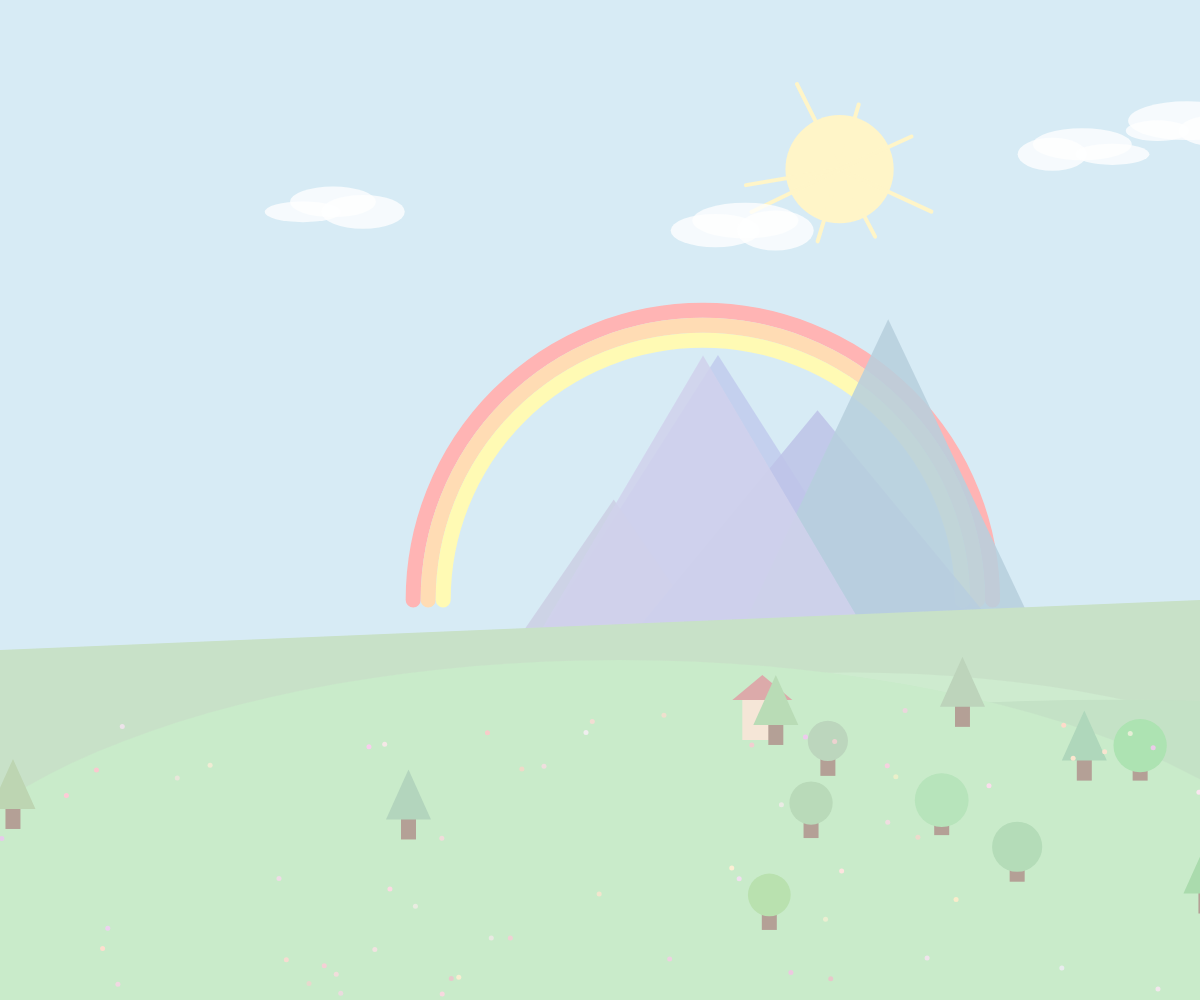
Frame 1 (no input)
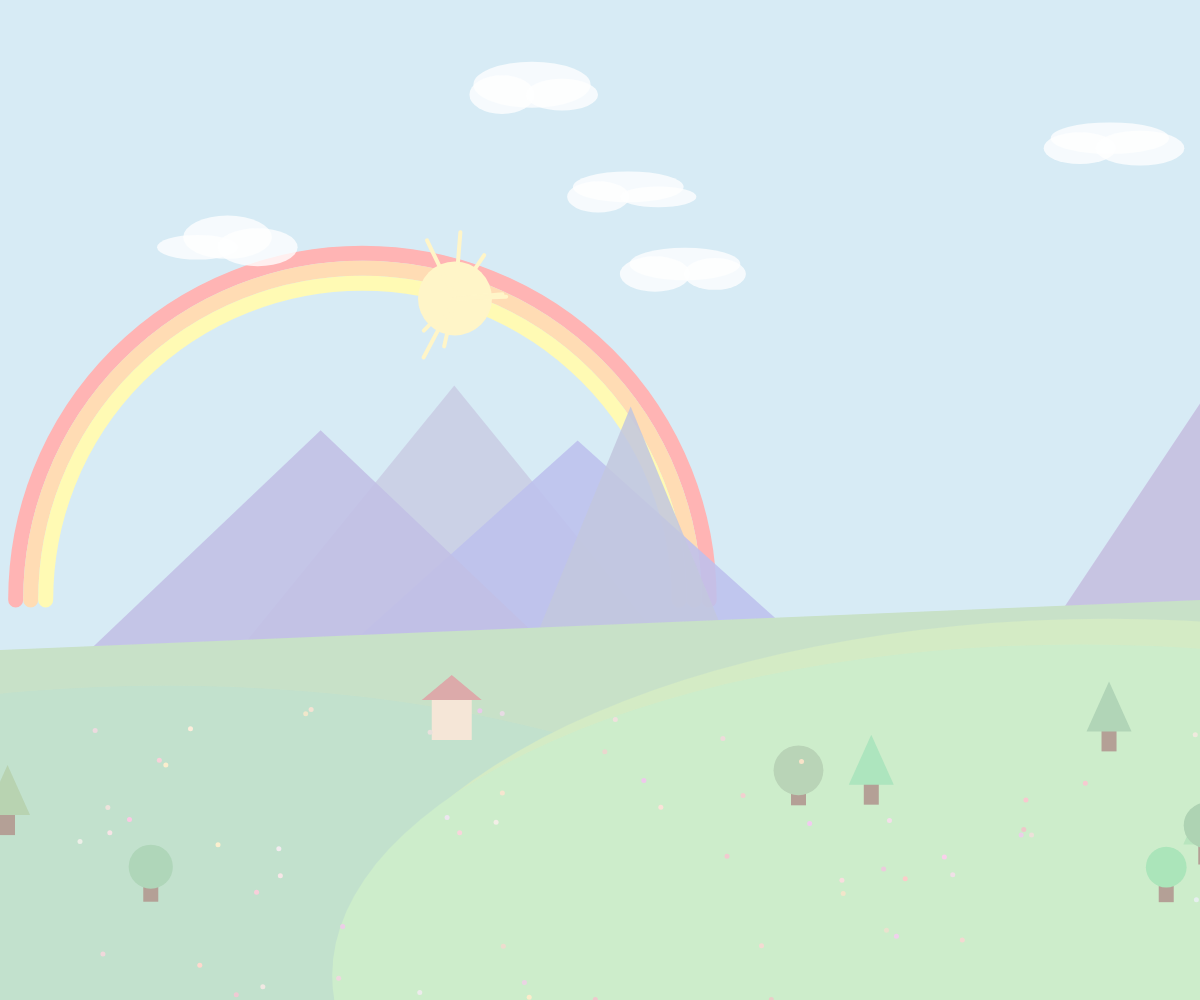
Frame 2 (the mouse pressed at the canvas centre, redrawn once)

The p5.js sketch that drew these frames (run headless with seeded random() and noise() and a simulated clock; the mouse was pressed at the canvas centre and the sketch redrawn once):

// p5.js sketch
// ── sketch.js
// =========================================================================
// PAISAGEM PASTEL GERATIVA
// Este sketch desenha uma paisagem que muda a cada vez que é executada.
// Feito especialmente para iniciantes entenderem como as formas primitivas
// se juntam para formar um desenho no p5.js!
// =========================================================================

function setup() {
  // createCanvas define o tamanho da nossa "tela" de pintura.
  // Usamos windowWidth e windowHeight para que ocupe todo o espaço disponível.
  createCanvas(windowWidth, windowHeight);
  
  // noLoop() avisa ao p5.js para desenhar a tela apenas UMA vez.
  // Sem isso, ele tentaria redesenhar a tela 60 vezes por segundo (animação).
  noLoop();
}

function draw() {
  // 1. FUNDO DO CÉU (background)
  // Cores em RGB (Vermelho, Verde, Azul). Valores altos deixam as cores em tom pastel.
  background(215, 235, 245); // Um azul clarinho e suave

  // 2. ARCO-ÍRIS (usando arc)
  // noFill() remove o preenchimento de dentro da forma, deixando só a borda (linha).
  noFill(); 
  strokeWeight(15); // Deixa a linha mais grossa
  
  // Variáveis para definir onde o arco-íris vai nascer e qual o seu tamanho
  let arcoX = random(width * 0.3, width * 0.7);
  let arcoY = height * 0.6; 
  let tamanhoArco = random(width * 0.4, width * 0.8);
  
  // Desenhando três faixas do arco-íris com cores diferentes
  stroke(255, 180, 180); // Rosa pastel
  // A função arc desenha um pedaço de elipse. Os dois últimos números (PI e 0) 
  // dizem que queremos desenhar apenas a metade de cima (uma meia-lua).
  arc(arcoX, arcoY, tamanhoArco, tamanhoArco, PI, 0); 
  
  stroke(255, 220, 180); // Laranja pastel
  arc(arcoX, arcoY, tamanhoArco - 30, tamanhoArco - 30, PI, 0);
  
  stroke(255, 250, 180); // Amarelo pastel
  arc(arcoX, arcoY, tamanhoArco - 60, tamanhoArco - 60, PI, 0);

  // 3. O SOL (usando circle e line)
  let solX = random(width * 0.1, width * 0.9);
  let solY = random(height * 0.1, height * 0.3);
  let solTamanho = random(60, 120);

  noStroke(); // Tira a borda do sol
  fill(255, 245, 200); // Amarelo bem claro
  circle(solX, solY, solTamanho); // Desenha o círculo principal do sol

  // Raios do sol (linhas que saem do centro)
  stroke(255, 245, 200);
  strokeWeight(4);
  // O comando for (laço de repetição) vai executar esse bloco 8 vezes
  for (let i = 0; i < 8; i++) {
    // Usamos um pouco de matemática para espalhar os raios num círculo
    let angulo = random(TWO_PI); 
    let comprimentoRaio = solTamanho * random(0.6, 1.0);
    // line precisa de 4 números: X inicial, Y inicial, X final, Y final
    line(solX, solY, solX + cos(angulo) * comprimentoRaio, solY + sin(angulo) * comprimentoRaio);
  }

  // 4. MONTANHAS AO FUNDO (usando triangle)
  noStroke();
  let numMontanhas = random(4, 7);
  
  for (let i = 0; i < numMontanhas; i++) {
    // Cores roxas/azuladas pastéis e um pouco transparentes
    fill(random(180, 210), random(190, 210), random(220, 240), 220);
    
    // Sorteamos a base da montanha (onde ela começa e termina no chão)
    let baseEsq = random(-100, width);
    let baseDir = baseEsq + random(width * 0.2, width * 0.5);
    // O topo fica no meio, mas sorteamos a altura
    let topoX = (baseEsq + baseDir) / 2;
    let topoY = random(height * 0.3, height * 0.6);
    let chaoDaMontanha = height * 0.7;
    
    // triangle precisa de 3 pontos no espaço (X, Y para cada ponta)
    triangle(baseEsq, chaoDaMontanha, topoX, topoY, baseDir, chaoDaMontanha);
  }

  // 5. NUVENS (usando ellipse)
  let numNuvens = random(3, 6);
  fill(255, 255, 255, 200); // Branco translúcido
  
  for (let i = 0; i < numNuvens; i++) {
    let nuvemX = random(width);
    let nuvemY = random(height * 0.05, height * 0.3);
    
    // Uma nuvem de mentirinha feita colando 3 elipses achatadas
    ellipse(nuvemX, nuvemY, random(80, 120), random(30, 50));
    ellipse(nuvemX - 30, nuvemY + 10, random(60, 90), random(20, 40));
    ellipse(nuvemX + 30, nuvemY + 10, random(60, 90), random(20, 40));
  }

  // 6. COLINAS / CHÃO (usando ellipse e quad)
  // Criamos um chão base usando um quadrilátero (quad)
  fill(200, 225, 200); // Verde pastel suave
  // quad liga 4 pontos quaisquer. Vamos usar para fazer um terreno irregular
  quad(0, height * 0.65, width, height * 0.6, width, height, 0, height);

  // Agora desenhamos as colinas arredondadas por cima do chão
  let numColinas = random(3, 5);
  for (let i = 0; i < numColinas; i++) {
    fill(random(190, 215), random(225, 240), random(190, 210)); 
    let colinaX = random(width);
    let colinaY = height - random(0, height * 0.1);
    // Desenhamos elipses gigantes que saem da tela para parecerem morros suaves
    ellipse(colinaX, colinaY, random(width, width * 1.5), random(height * 0.4, height * 0.8));
  }

  // 7. CASA E ÁRVORES (usando square, rect, triangle e circle)
  
  // A Casa
  let casaX = random(width * 0.2, width * 0.8);
  let casaY = height * 0.7;
  let tamanhoCasa = 40;
  
  fill(245, 230, 215); // Parede bege
  // square (quadrado) precisa apenas da posição X, Y e o tamanho dos lados
  square(casaX, casaY, tamanhoCasa); 
  
  fill(220, 170, 170); // Telhado salmão/rosa
  // Triângulo posicionado exatamente em cima do quadrado
  triangle(casaX - 10, casaY, casaX + tamanhoCasa / 2, casaY - 25, casaX + tamanhoCasa + 10, casaY);

  // As Árvores
  let numArvores = random(5, 15);
  for (let i = 0; i < numArvores; i++) {
    let arvoreX = random(width);
    let arvoreY = random(height * 0.65, height * 0.9);
    
    // Tronco
    fill(180, 160, 150);
    // rect (retângulo) precisa do X, Y, Largura e Altura
    rect(arvoreX, arvoreY, 15, 30);
    
    // Copa da árvore verde clarinha
    fill(random(170, 190), random(210, 230), random(170, 190));
    
    // Um pouco de aleatoriedade: 50% de chance de ser uma árvore redonda ou um pinheiro (triângulo)
    if (random() > 0.5) {
      circle(arvoreX + 7.5, arvoreY - 5, random(35, 55));
    } else {
      triangle(arvoreX - 15, arvoreY + 10, arvoreX + 30, arvoreY + 10, arvoreX + 7.5, arvoreY - 40);
    }
  }

  // 8. FLOREZINHAS NO CHÃO (usando point)
  strokeWeight(5); // Pontos mais gordinhos
  for (let i = 0; i < 60; i++) {
    // Sorteia cores de flores: amarelas, brancas ou rosinhas
    stroke(random(230, 255), random(200, 240), random(200, 240)); 
    // point desenha apenas um único pixel (ou um círculo bem pequeno dependendo do strokeWeight)
    point(random(width), random(height * 0.7, height)); 
  }
}

// Essa função do p5.js avisa quando a janela do navegador muda de tamanho
function windowResized() {
  resizeCanvas(windowWidth, windowHeight); // Ajusta o tamanho da tela
  redraw(); // Manda desenhar a paisagem mais uma vez para se adequar ao novo tamanho
}
